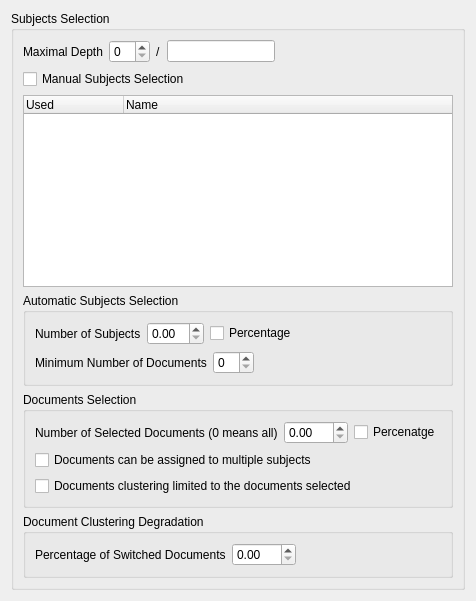
         <widget class="QWidget" name="tab_14">
          <attribute name="title">
           <string>Documents</string>
          </attribute>
          <layout class="QVBoxLayout" name="verticalLayout_9">
           <item>
            <widget class="QGroupBox" name="groupBox_4">
             <property name="title">
              <string>Subjects Selection</string>
             </property>
             <layout class="QVBoxLayout" name="verticalLayout_8">
              <item>
               <layout class="QHBoxLayout" name="horizontalLayout_2">
                <item>
                 <widget class="QLabel" name="label_2">
                  <property name="text">
                   <string>Maximal Depth</string>
                  </property>
                 </widget>
                </item>
                <item>
                 <widget class="QSpinBox" name="MaxDepth"/>
                </item>
                <item>
                 <widget class="QLabel" name="label_31">
                  <property name="text">
                   <string>/</string>
                  </property>
                 </widget>
                </item>
                <item>
                 <widget class="QLineEdit" name="Depth">
                  <property name="sizePolicy">
                   <sizepolicy hsizetype="Fixed" vsizetype="Fixed">
                    <horstretch>0</horstretch>
                    <verstretch>0</verstretch>
                   </sizepolicy>
                  </property>
                  <property name="readOnly">
                   <bool>true</bool>
                  </property>
                 </widget>
                </item>
                <item>
                 <spacer name="horizontalSpacer_2">
                  <property name="orientation">
                   <enum>Qt::Horizontal</enum>
                  </property>
                  <property name="sizeType">
                   <enum>QSizePolicy::MinimumExpanding</enum>
                  </property>
                  <property name="sizeHint" stdset="0">
                   <size>
                    <width>0</width>
                    <height>20</height>
                   </size>
                  </property>
                 </spacer>
                </item>
               </layout>
              </item>
              <item>
               <widget class="QCheckBox" name="ManualSubjects">
                <property name="text">
                 <string>Manual Subjects Selection</string>
                </property>
               </widget>
              </item>
              <item>
               <widget class="QTreeWidget" name="Subjects">
                <property name="minimumSize">
                 <size>
                  <width>50</width>
                  <height>0</height>
                 </size>
                </property>
                <property name="expandsOnDoubleClick">
                 <bool>false</bool>
                </property>
                <column>
                 <property name="text">
                  <string>Used</string>
                 </property>
                </column>
                <column>
                 <property name="text">
                  <string>Name</string>
                 </property>
                </column>
               </widget>
              </item>
              <item>
               <widget class="QGroupBox" name="groupBox9">
                <property name="title">
                 <string>Automatic Subjects Selection</string>
                </property>
                <layout class="QVBoxLayout" name="verticalLayout_4">
                 <item>
                  <layout class="QHBoxLayout" name="_18">
                   <item>
                    <widget class="QLabel" name="textLabel1">
                     <property name="text">
                      <string>Number of Subjects</string>
                     </property>
                     <property name="wordWrap">
                      <bool>false</bool>
                     </property>
                    </widget>
                   </item>
                   <item>
                    <widget class="QDoubleSpinBox" name="NbSubjects"/>
                   </item>
                   <item>
                    <widget class="QCheckBox" name="RelSubjects">
                     <property name="text">
                      <string>Percentage</string>
                     </property>
                    </widget>
                   </item>
                   <item>
                    <spacer name="spacer2">
                     <property name="orientation">
                      <enum>Qt::Horizontal</enum>
                     </property>
                     <property name="sizeType">
                      <enum>QSizePolicy::MinimumExpanding</enum>
                     </property>
                     <property name="sizeHint" stdset="0">
                      <size>
                       <width>0</width>
                       <height>20</height>
                      </size>
                     </property>
                    </spacer>
                   </item>
                  </layout>
                 </item>
                 <item>
                  <layout class="QHBoxLayout" name="_19">
                   <item>
                    <widget class="QLabel" name="textLabel1_2">
                     <property name="text">
                      <string>Minimum Number of Documents</string>
                     </property>
                     <property name="wordWrap">
                      <bool>false</bool>
                     </property>
                    </widget>
                   </item>
                   <item>
                    <widget class="QSpinBox" name="NbMinDocsSubject"/>
                   </item>
                   <item>
                    <spacer name="spacer2_2">
                     <property name="orientation">
                      <enum>Qt::Horizontal</enum>
                     </property>
                     <property name="sizeType">
                      <enum>QSizePolicy::MinimumExpanding</enum>
                     </property>
                     <property name="sizeHint" stdset="0">
                      <size>
                       <width>0</width>
                       <height>20</height>
                      </size>
                     </property>
                    </spacer>
                   </item>
                  </layout>
                 </item>
                </layout>
               </widget>
              </item>
              <item>
               <widget class="QGroupBox" name="groupBox_3">
                <property name="title">
                 <string>Documents Selection</string>
                </property>
                <layout class="QVBoxLayout" name="verticalLayout_7">
                 <item>
                  <layout class="QHBoxLayout" name="horizontalLayout">
                   <item>
                    <widget class="QLabel" name="label">
                     <property name="text">
                      <string>Number of Selected Documents (0 means all)</string>
                     </property>
                    </widget>
                   </item>
                   <item>
                    <widget class="QDoubleSpinBox" name="NbDocsPerSubject">
                     <property name="maximum">
                      <double>100.000000000000000</double>
                     </property>
                    </widget>
                   </item>
                   <item>
                    <widget class="QCheckBox" name="PercNbDocsPerSubject">
                     <property name="text">
                      <string>Percenatge</string>
                     </property>
                    </widget>
                   </item>
                   <item>
                    <spacer name="horizontalSpacer">
                     <property name="orientation">
                      <enum>Qt::Horizontal</enum>
                     </property>
                     <property name="sizeType">
                      <enum>QSizePolicy::MinimumExpanding</enum>
                     </property>
                     <property name="sizeHint" stdset="0">
                      <size>
                       <width>0</width>
                       <height>20</height>
                      </size>
                     </property>
                    </spacer>
                   </item>
                  </layout>
                 </item>
                 <item>
                  <widget class="QCheckBox" name="MultipleSubjects">
                   <property name="text">
                    <string>Documents can be assigned to multiple subjects</string>
                   </property>
                  </widget>
                 </item>
                 <item>
                  <widget class="QCheckBox" name="ClusterSelectedDocs">
                   <property name="text">
                    <string>Documents clustering limited to the documents selected</string>
                   </property>
                  </widget>
                 </item>
                </layout>
               </widget>
              </item>
              <item>
               <widget class="QGroupBox" name="groupBox5_3">
                <property name="title">
                 <string>Document Clustering Degradation</string>
                </property>
                <layout class="QVBoxLayout" name="_25">
                 <item>
                  <layout class="QHBoxLayout" name="_26">
                   <item>
                    <widget class="QLabel" name="textLabel1_5">
                     <property name="text">
                      <string>Percentage of Switched Documents</string>
                     </property>
                     <property name="wordWrap">
                      <bool>false</bool>
                     </property>
                    </widget>
                   </item>
                   <item>
                    <widget class="QDoubleSpinBox" name="SwitchPerc">
                     <property name="maximum">
                      <double>100.000000000000000</double>
                     </property>
                    </widget>
                   </item>
                   <item>
                    <spacer name="spacer15">
                     <property name="orientation">
                      <enum>Qt::Horizontal</enum>
                     </property>
                     <property name="sizeType">
                      <enum>QSizePolicy::MinimumExpanding</enum>
                     </property>
                     <property name="sizeHint" stdset="0">
                      <size>
                       <width>0</width>
                       <height>20</height>
                      </size>
                     </property>
                    </spacer>
                   </item>
                  </layout>
                 </item>
                </layout>
               </widget>
              </item>
             </layout>
            </widget>
           </item>
          </layout>
         </widget>
